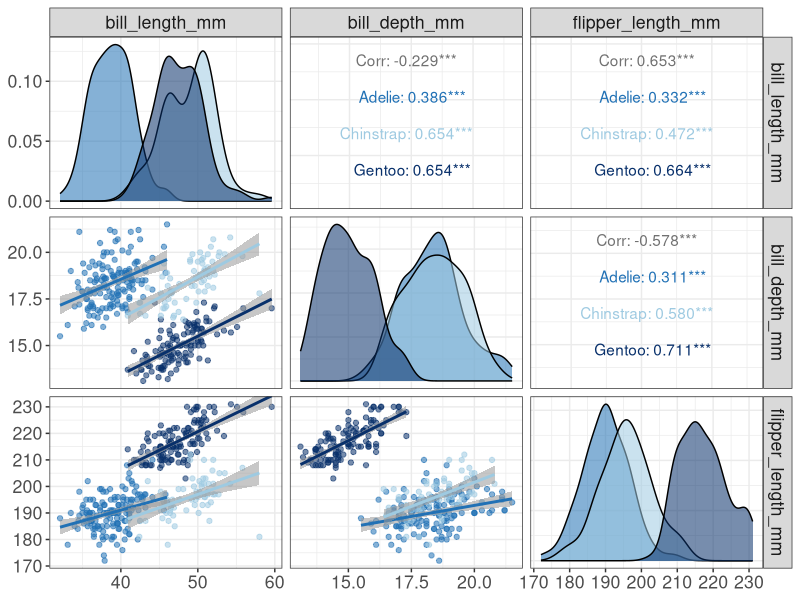

R code for this plot:
# Pairplot

# Libraries
library(ggplot2)
library(GGally)
library(palmerpenguins)

# Read dataset Palmer Penguins
data = penguins
data <- na.omit(data)
df <- data[,c("species","bill_length_mm","bill_depth_mm", "flipper_length_mm")]

# Pairplot
ggpairs(df, columns = 2:4,
        aes(color = species, alpha = 0.5),
        lower = list(continuous = "smooth")) +
  scale_colour_manual(values = c("#2171b5", "#9ecae1", "#08306b")) +
  scale_fill_manual(values = c("#2171b5", "#9ecae1", "#08306b")) +
  theme_bw() +
  theme(text = element_text(size=16),
        axis.title = element_blank())